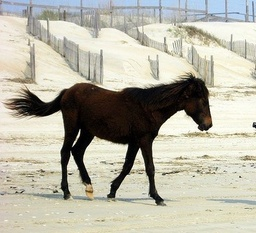
#> input picture A1/data/horse.jpg, 256 x 233 px, shrunk from 356 x 324 before the run
$ jupyter execute --allow-errors P_2019459_2.ipynb
#> lines starting #> are read from the running program, lines starting #| are printed output that depends on the picture; after the words box and inside, x2 and y2 are one past the last pixel; in counts of white or black regions, pixels touching at a corner belong together
## Q2

[cell 1]
import cv2
import numpy as np
import pandas as pd
import matplotlib.pyplot as plt

[cell 2]
img = cv2.imread('data/horse.jpg')
#> img is the input picture: shape (233, 256, 3); mean B, G, R 165.4, 179.9, 182.3
plt.imshow(img)

[cell 3]
gray_img = cv2.cvtColor(img, cv2.COLOR_BGR2GRAY)
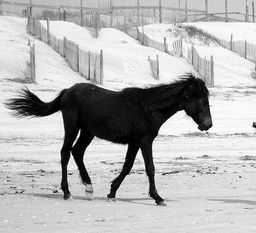
#> gray_img: shape (233, 256); min 0, max 254, mean 179
plt.imshow(gray_img, cmap="gray")
gray_arr = np.array(gray_img)

[cell 4]
def find_means(threshold):
    gsum = gc = lsum = lc = 0

    for x in gray_arr:
        for y in x:
            if y < threshold:
                lsum += y
                lc += 1
            else:
                gsum += y
                gc += 1

    if(lc==0):
        less_mean = 0.0
    else:
        less_mean = lsum/lc
    more_mean = gsum/gc

    return more_mean, less_mean

[cell 5]
min_tss = np.inf
otsu_threshold = np.inf
tss_list = []

[cell 6]
thresholds = np.arange(256)

#> (the rest of this cell did not finish here and is left out)

[cell 7]
otsu_threshold

[cell 8]
min_tss

[cell 9]
df = pd.DataFrame(tss_list)
df.columns = ['threshold', 'tss value']
df.to_csv('output/tss.csv')
df.head()

[cell 10]
mask = gray_img >= otsu_threshold
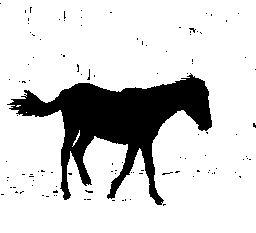
#> mask: shape (233, 256) bool; 82.9% white; 112 black regions (111 under 20 px), largest, box (x1, y1, x2, y2) and area: (7, 73, 212, 205) 9888
output_image = np.multiply(mask, 255)
plt.imshow(output_image, cmap="gray")
plt.show()

[cell 11]
cv2.imwrite('output/binary_horse.png', output_image)
#> Out = True
